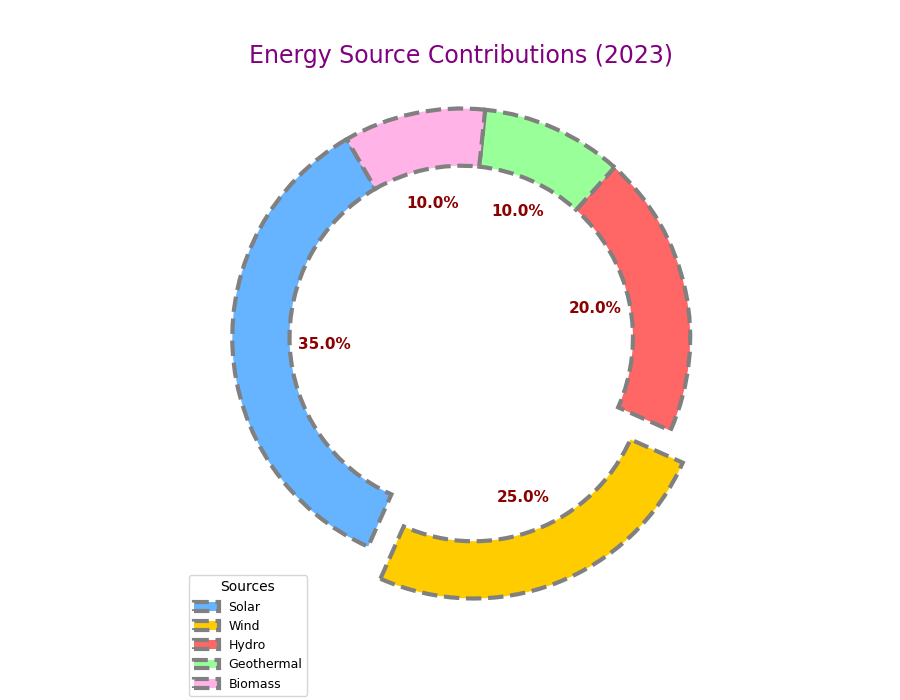

Write the Python code that produced this figure.
import matplotlib.pyplot as plt

# Data
energy_sources = ['Solar', 'Wind', 'Hydro', 'Geothermal', 'Biomass']
contributions = [35, 25, 20, 10, 10]

# Colors for each segment
colors = ['#66b3ff', '#ffcc00', '#ff6666', '#99ff99', '#ffb3e6']

# Create a figure and a single subplot
fig, ax = plt.subplots(figsize=(9, 7))

# Plot the donut chart
wedges, texts, autotexts = ax.pie(
    contributions,
    labels=None,
    colors=colors,
    autopct='%1.1f%%',
    startangle=120,
    wedgeprops=dict(edgecolor='gray', linewidth=3, linestyle='--', width=0.25),  # Changed linestyle
    explode=[0.15 if x == 'Wind' else 0 for x in energy_sources],  # Changed exploded segment
    shadow=False,  # Removed shadow for a flat style
    textprops={'fontsize': 11, 'color': 'blue'}  # Changed font color
)

# Aspect ratio
ax.axis('equal')

# Customize text appearance
plt.setp(autotexts, size=11, color='darkred', weight='bold')  # Changed text style
plt.setp(texts, size=10)

# Add title
plt.title(
    "Energy Source Contributions (2023)",
    fontsize=17, color='purple', pad=15
)

# Add a legend inside the pie
ax.legend(
    wedges, energy_sources,
    title="Sources",
    loc="upper left",
    bbox_to_anchor=(0.1, 0.1),
    fontsize=9
)

# Disable automatic adjustment for a slightly more compact layout
# plt.tight_layout()

# Display the donut chart
plt.show()
